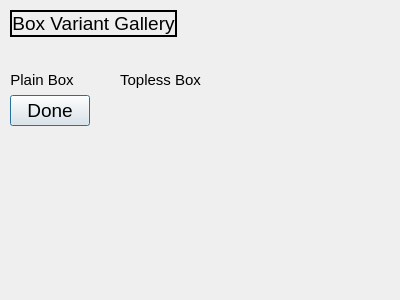
<?xml version="1.0" encoding="UTF-8"?>
<ui version="4.0">
 <class>dlog</class>
 <widget class="QDialog" name="dlog">
  <property name="geometry">
   <rect>
    <x>0</x>
    <y>0</y>
    <width>400</width>
    <height>300</height>
   </rect>
  </property>
  <property name="font">
   <font>
    <family>Arial</family>
    <pointsize>14</pointsize>
   </font>
  </property>
  <property name="windowTitle">
   <string>Box Variant Gallery</string>
  </property>
  <widget class="QWidget" name="layoutWidget">
   <property name="geometry">
    <rect>
     <x>10</x>
     <y>10</y>
     <width>322</width>
     <height>225</height>
    </rect>
   </property>
   <layout class="QFormLayout" name="formLayout">
    <item row="0" column="0">
     <widget class="QLabel" name="headerLbl">
      <property name="sizePolicy">
       <sizepolicy hsizetype="Fixed" vsizetype="Fixed">
        <horstretch>0</horstretch>
        <verstretch>0</verstretch>
       </sizepolicy>
      </property>
      <property name="frameShape">
       <enum>QFrame::Box</enum>
      </property>
      <property name="lineWidth">
       <number>2</number>
      </property>
      <property name="text">
       <string>Box Variant Gallery</string>
      </property>
      <property name="alignment">
       <set>Qt::AlignCenter</set>
      </property>
     </widget>
    </item>
    <item row="1" column="0">
     <layout class="QHBoxLayout" name="horizontalLayout">
      <item>
       <layout class="QVBoxLayout" name="verticalLayout">
        <property name="sizeConstraint">
         <enum>QLayout::SetFixedSize</enum>
        </property>
        <item>
         <widget class="QLabel" name="plainBoxImg">
          <property name="sizePolicy">
           <sizepolicy hsizetype="Fixed" vsizetype="Fixed">
            <horstretch>0</horstretch>
            <verstretch>0</verstretch>
           </sizepolicy>
          </property>
          <property name="text">
           <string/>
          </property>
          <property name="pixmap">
           <pixmap>../PlainCube_box_pixmap.png</pixmap>
          </property>
         </widget>
        </item>
        <item>
         <widget class="QLabel" name="plainBoxLbl">
          <property name="sizePolicy">
           <sizepolicy hsizetype="Fixed" vsizetype="Fixed">
            <horstretch>0</horstretch>
            <verstretch>0</verstretch>
           </sizepolicy>
          </property>
          <property name="font">
           <font>
            <family>Arial</family>
            <pointsize>11</pointsize>
           </font>
          </property>
          <property name="text">
           <string>Plain Box</string>
          </property>
          <property name="alignment">
           <set>Qt::AlignCenter</set>
          </property>
         </widget>
        </item>
       </layout>
      </item>
      <item>
       <spacer name="horizontalSpacer">
        <property name="orientation">
         <enum>Qt::Horizontal</enum>
        </property>
        <property name="sizeHint" stdset="0">
         <size>
          <width>40</width>
          <height>20</height>
         </size>
        </property>
       </spacer>
      </item>
      <item>
       <layout class="QVBoxLayout" name="verticalLayout_2">
        <item>
         <widget class="QLabel" name="toplessBoxImg">
          <property name="sizePolicy">
           <sizepolicy hsizetype="Fixed" vsizetype="Fixed">
            <horstretch>0</horstretch>
            <verstretch>0</verstretch>
           </sizepolicy>
          </property>
          <property name="text">
           <string/>
          </property>
          <property name="pixmap">
           <pixmap>../ToplessCube_box_pixmap.png</pixmap>
          </property>
         </widget>
        </item>
        <item>
         <widget class="QLabel" name="toplessBoxLbl">
          <property name="sizePolicy">
           <sizepolicy hsizetype="Fixed" vsizetype="Fixed">
            <horstretch>0</horstretch>
            <verstretch>0</verstretch>
           </sizepolicy>
          </property>
          <property name="font">
           <font>
            <family>Arial</family>
            <pointsize>11</pointsize>
           </font>
          </property>
          <property name="text">
           <string>Topless Box</string>
          </property>
          <property name="alignment">
           <set>Qt::AlignCenter</set>
          </property>
         </widget>
        </item>
       </layout>
      </item>
     </layout>
    </item>
    <item row="2" column="0">
     <widget class="QPushButton" name="doneBtn">
      <property name="sizePolicy">
       <sizepolicy hsizetype="Fixed" vsizetype="Fixed">
        <horstretch>0</horstretch>
        <verstretch>0</verstretch>
       </sizepolicy>
      </property>
      <property name="text">
       <string>Done</string>
      </property>
      <property name="default">
       <bool>true</bool>
      </property>
     </widget>
    </item>
   </layout>
  </widget>
 </widget>
 <resources/>
 <connections/>
</ui>
